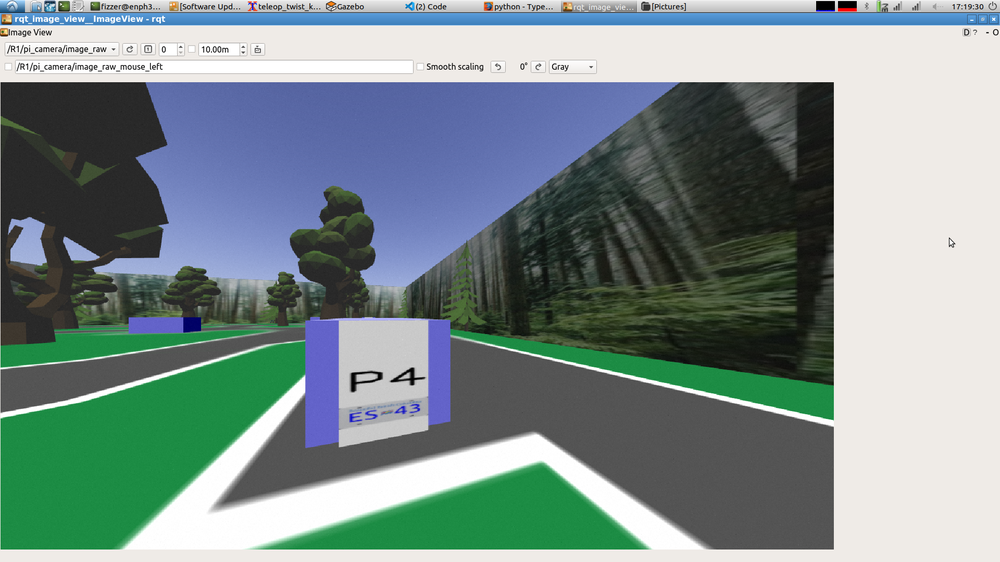
#> input picture test/test_image_1.png, 1000 x 562 px, shrunk from 1920 x 1080 before the run
$ python sift_testing.py
#> lines starting #> are read from the running program, lines starting #| are printed output that depends on the picture; after the words box and inside, x2 and y2 are one past the last pixel; in counts of white or black regions, pixels touching at a corner belong together
import cv2
from matplotlib import pyplot as plt
from matplotlib.colors import hsv_to_rgb
import numpy as np
import imutils

image = cv2.imread('test_image_1.png')
#> image is the input picture: shape (562, 1000, 3); mean B, G, R 141, 141.9, 124.9
gray = cv2.cvtColor(image, cv2.COLOR_BGR2GRAY)
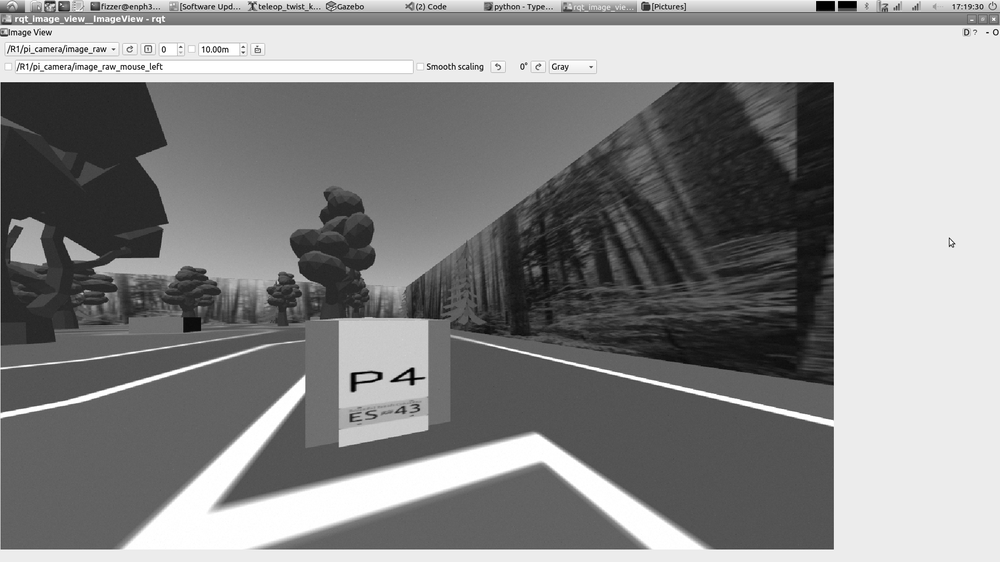
#> gray: shape (562, 1000); min 0, max 255, mean 136.8
hsv = cv2.cvtColor(image, cv2.COLOR_BGR2HSV)
#> hsv: shape (562, 1000, 3); mean H, S, V 44.6, 57.1, 153.8
thresh = cv2.inRange(hsv, (100, 0, 150), (130, 12, 200))
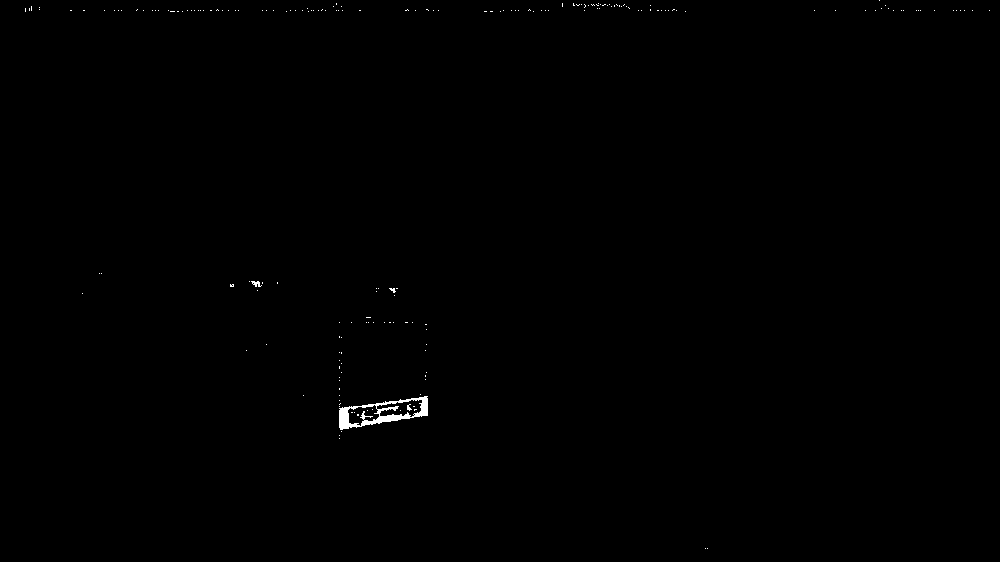
#> thresh: shape (562, 1000); 0.24% white; 193 white regions (191 under 20 px), largest, box (x1, y1, x2, y2) and area: (339, 396, 428, 430) 984, (251, 281, 262, 287) 37

# [17 lines of commented-out code are left out]

template_img = cv2.imread('plate_0.png')
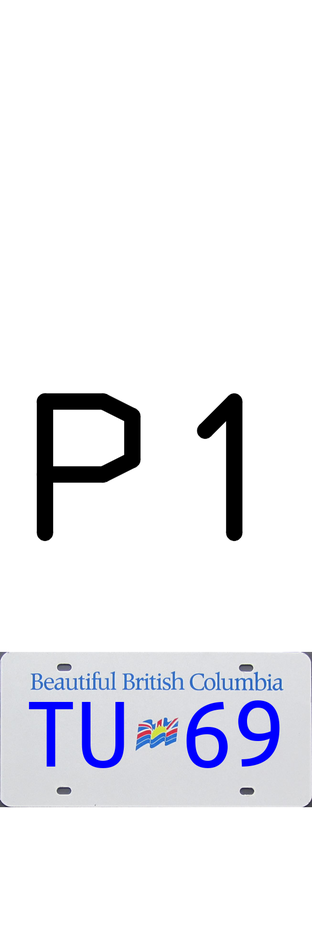
#> input picture test/plate_0.png, 312 x 938 px, shrunk from 600 x 1800 before the run
#> template_img is the input picture: shape (938, 312, 3); mean B, G, R 242, 237.2, 236.8

sift = cv2.xfeatures2d.SIFT_create()
kp_image, desc_image = sift.detectAndCompute(template_img, None)
#> kp_image = 289 keypoints; strongest (x, y, size): (45, 529, 13.3), (234, 530, 13.3), (206, 429, 11.6), (228, 415, 24.6)
# Feature matching
index_params = dict(algorithm=0, trees=5)
search_params = dict()
flann = cv2.FlannBasedMatcher(index_params, search_params)

kp_grayframe, desc_grayframe = sift.detectAndCompute(gray, None)
#> kp_grayframe = 1102 keypoints; strongest (x, y, size): (380, 376, 4.7), (353, 389, 4), (411, 370, 4.2), (395, 380, 3.7)
matches = flann.knnMatch(desc_image, desc_grayframe, k=2)
#> matches = 289 matches
good_points = []
for m, n in matches:
    if m.distance < 0.6 * n.distance:
        good_points.append(m)
#> after the loop, good_points = []
img3 = cv2.drawMatches(template_img, kp_image, gray, kp_grayframe, good_points, gray)
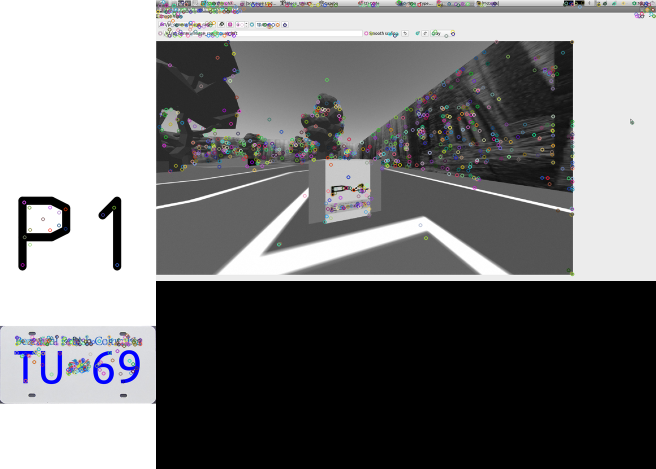
#> img3: shape (938, 1312, 3) (shown at 1/2 size); mean B, G, R 120, 119, 119

# [18 lines of commented-out code are left out]

cv2.imshow('SIFT', img3)
cv2.waitKey(0)
